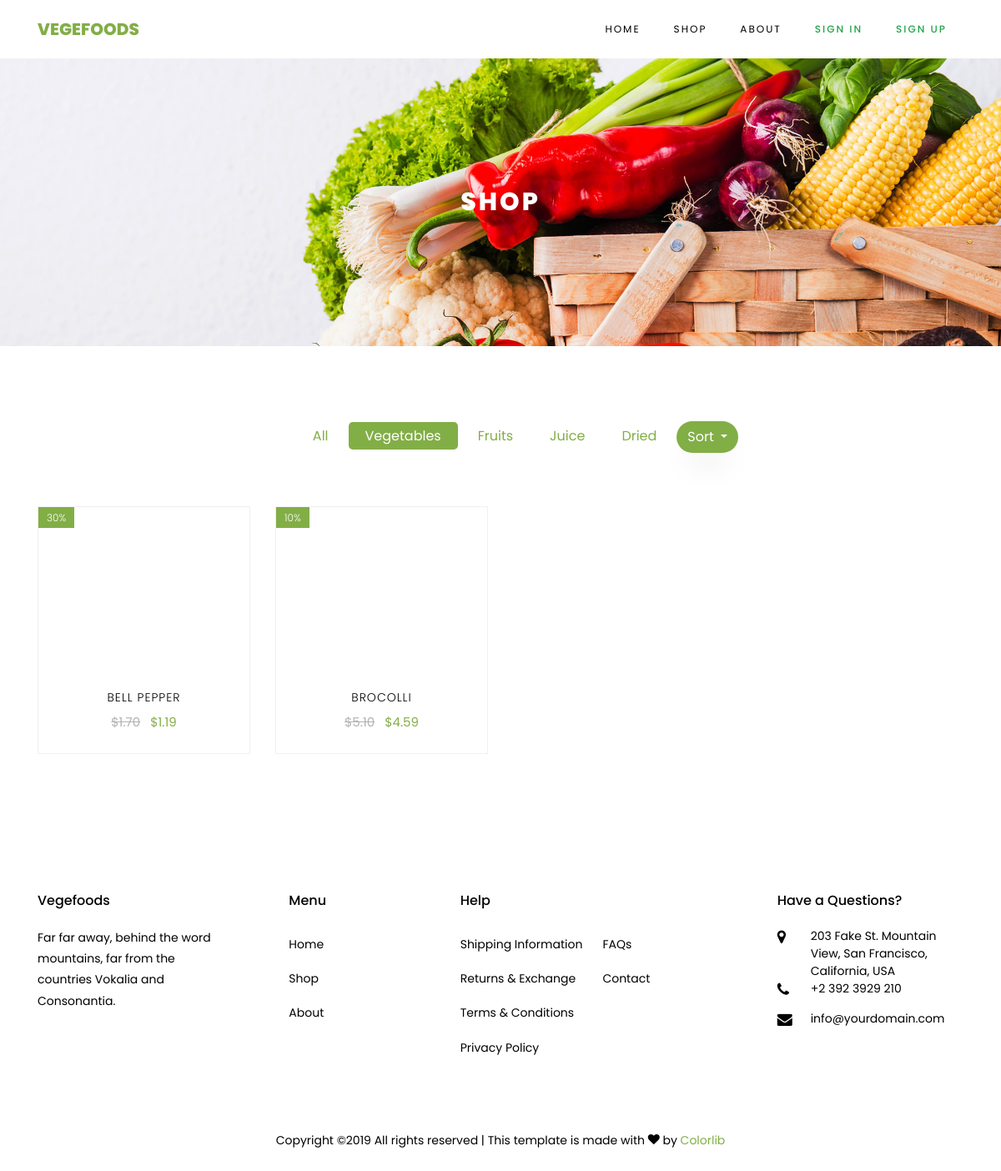
The app's page /shop/?category=VEGETABLES, older data.
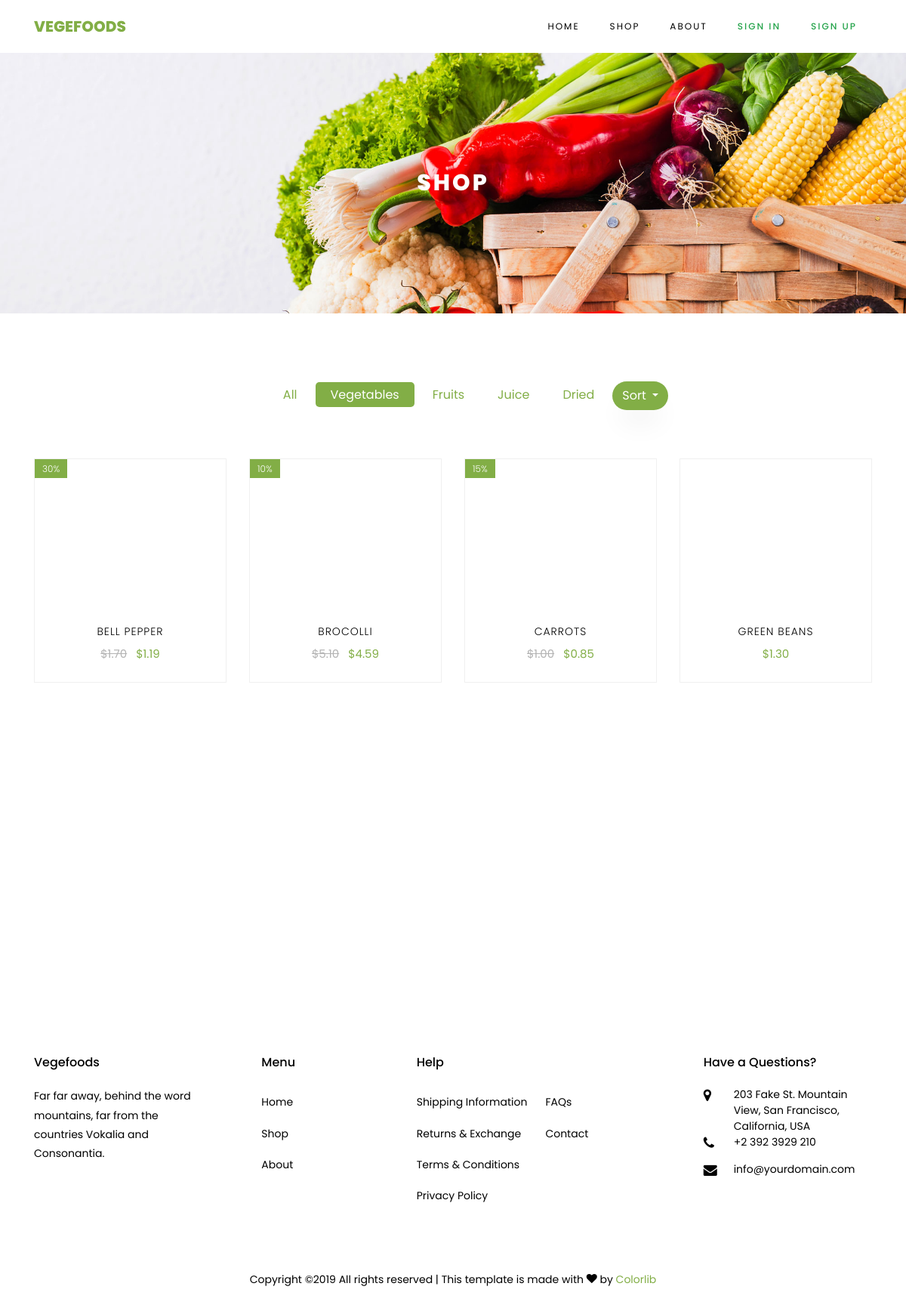
The same page, newer data.
### OnlineShop/apps/shop/models.py (models this page shows, shortened)
class Product(models.Model):
    PRODUCT_CATEGORY = (
        ('VEGETABLES', 'Vegetables'),
        ('FRUITS', 'Fruits'),
        ('JUICE', 'Juice'),
        ('DRIED', 'Dried'),
    )
    id = models.UUIDField(primary_key=True, default=uuid.uuid4, editable=False)
    category = models.CharField(max_length=15, choices=PRODUCT_CATEGORY)
    image = models.ImageField(upload_to='products', null=True, blank=True)
    title = models.CharField(max_length=150)
    description = models.TextField()
    price = models.DecimalField(max_digits=8, decimal_places=2, validators=[MinValueValidator(0)])
    discount = models.PositiveSmallIntegerField(default=0,
        validators=[MinValueValidator(0), MaxValueValidator(100)])
    rating = models.FloatField(
        validators=[MinValueValidator(1.0), MaxValueValidator(5.0)]
    )
    final_price = models.DecimalField(max_digits=8, decimal_places=2, default=0, editable=False)
    slug = models.SlugField(default="_", max_length=100)
    def get_absolute_url(self):
        return reverse('product', kwargs={'slug' : self.slug})

### OnlineShop/apps/shop/views.py (the view)
# urls.py: path('shop/', shop_view.as_view(), name='shop'),
class shop_view(ListView):
    model = Product
    paginate_by = 8
    template_name = 'shop.html'
    def get_queryset(self):
        category = self.request.GET.get('category', 'All')
        sort_order = self.request.GET.get('orderby', 'title')
        if category == 'All':
            return Product.objects.all().order_by(sort_order)
        else:
            return Product.objects.filter(category=category).order_by(sort_order)
    def get_context_data(self, *, object_list=None, **kwargs):
        context = super().get_context_data(**kwargs)
        context['categories'] = [("All", "All")]
        context['categories'].extend(Product.PRODUCT_CATEGORY)
        context['current_category'] = self.request.GET.get('category', 'All')
        context['sort_orders'] = [
            ('title', 'Title'),
            ('category', 'Category'),
            ('final_price', 'Price'),
            ('rating', 'Rating')
        ]
        context['current_sort_order'] = self.request.GET.get('orderby', 'title')
        return context

### OnlineShop/templates/shop.html (shortened to what this page needs)
{% extends "base.html" %}
{% load static %}
{% block content %}
    <main class="mb-3">
	    <div class="hero-wrap hero-bread" style="background-image: url('../static/images/bg_1.jpg');">
	      <div class="container">
	        <div class="row no-gutters slider-text align-items-center justify-content-center">
	          <div class="col-md-9 ftco-animate text-center">
	            <h1 class="mb-0 bread">Shop</h1>
	          </div>
	        </div>
	      </div>
	    </div>
	    <section class="ftco-section">
	    	<div class="container">
	    		<div class="row justify-content-center">
	    			<div class="col-md-10 mb-5 text-center">
	    				<ul class="product-category">
							{% for category in categories %}
		                        {% if category.0 == current_category %}
		                            <li><a href="?category={{ category.0 }}" class="active">{{ category.1 }}</a></li>
		                        {% else %}
		                            <li><a href="?category={{ category.0 }}">{{ category.1 }}</a></li>
		                        {% endif %}
	                    	{% endfor %}
				            <li class="btn-group">
				                <button class="btn dropdown-toggle text-white" style="background-color: #82AE46" data-toggle="dropdown" aria-haspopup="true" aria-expanded="false">
				                    Sort
				                </button>
				            </li>
	    				</ul>
	    			</div>
	    		</div>
	    		<div class="row">
	    			{% for product_elem in object_list  %}
	    			<div class="col-md-6 col-lg-3 ftco-animate">
	    				<div class="product">
	    					<a href="{{ product_elem.get_absolute_url }}" class="img-prod">
                                {% if product_elem.discount %}
                                <span class="status">{{ product_elem.discount }}%</span>
      							{% endif %}
	    					</a>
	    					<div class="text py-3 pb-4 px-3 text-center">
	    						<h3><a href="{{ product_elem.get_absolute_url }}">{{ product_elem.title }}</a></h3>
	    						<div class="d-flex">
	    							<div class="pricing">
			    						<p class="price">
							                {% if product_elem.final_price != product_elem.price %}
			    							<span class="mr-2 price-dc">${{ product_elem.price }}</span>
			    							{% endif %}
			    							<span class="price-sale">${{ product_elem.final_price }}</span>
			    						</p>
			    					</div>
		    					</div>
	    					</div>
	    				</div>
	    			</div>
	    			{% endfor %}
	    		</div>
	    	</div>
	    </section>
    </main>
{% endblock content %}

Row changes from the older to the newer data that the page shows:
added Product: discount "15", title "CARROTS", price "1.00", final_price "0.85"
added Product: title "GREEN BEANS", final_price "1.30"
